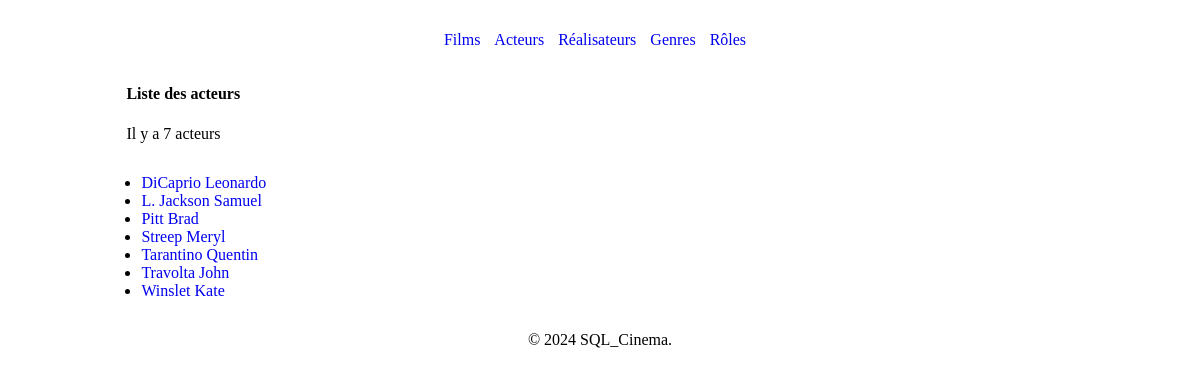
The page /index.php?action=listActeurs on the database its author committed.
### tables this page shows
CREATE TABLE IF NOT EXISTS Acteur (
    id_acteur INT AUTO_INCREMENT PRIMARY KEY,
    id_personne INT,
    FOREIGN KEY (id_personne) REFERENCES Personne(id_personne)
);

CREATE TABLE IF NOT EXISTS Personne (
    id_personne INT AUTO_INCREMENT PRIMARY KEY,
    prenom VARCHAR(50),
    nom VARCHAR(50),
    dateNaissance DATE,
    sexe CHAR(1),
    photo VARCHAR(255) DEFAULT 'photo.jpg'
);

### controllers/ActorController.php (called while the page is built, shortened)
<?php
class ActorController
{
    public function listActors()
    {
        $pdo = Connect::Connection();
        $acteurs = $pdo->query("
            SELECT id_acteur, p.prenom, p.nom
            FROM Personne p
            INNER JOIN acteur a ON p.id_personne = a.id_personne
            GROUP BY a.id_acteur
            ORDER BY p.nom ASC
        ");
        require "views/actorsView.php";
    }
}

### views/actorsView.php (the view, shortened to what this page needs)
<p class="uk-label uk-label-warning">Il y a <?= $acteurs->rowCount() ?> acteurs</p>
<ul>
    <?php
    $acteursData = $acteurs->fetchAll();
    foreach ($acteursData as $acteur) { ?>
        <li>
            <a href="index.php?action=detailActor&id=<?= $acteur["id_acteur"] ?>"><?= $acteur["nom"] . " " . $acteur["prenom"] ?></a>
        </li>
    <?php } ?>
</ul>
<?php
require "views/template.php";
?>

### public/css/style.css (style rules this page uses)
a { text-decoration: none; }
ul { padding: 15px; }

### rows shown on the page
acteur: id_personne.nom "DiCaprio", id_personne.prenom "Leonardo"
acteur: id_personne.nom "L. Jackson", id_personne.prenom "Samuel"
acteur: id_personne.nom "Pitt", id_personne.prenom "Brad"
acteur: id_personne.nom "Streep", id_personne.prenom "Meryl"
acteur: id_personne.nom "Tarantino", id_personne.prenom "Quentin"
acteur: id_personne.nom "Travolta", id_personne.prenom "John"
acteur: id_personne.nom "Winslet", id_personne.prenom "Kate"

### other values the page prints
$titre_secondaire "Liste des acteurs"
$acteurs->rowCount() "7"
